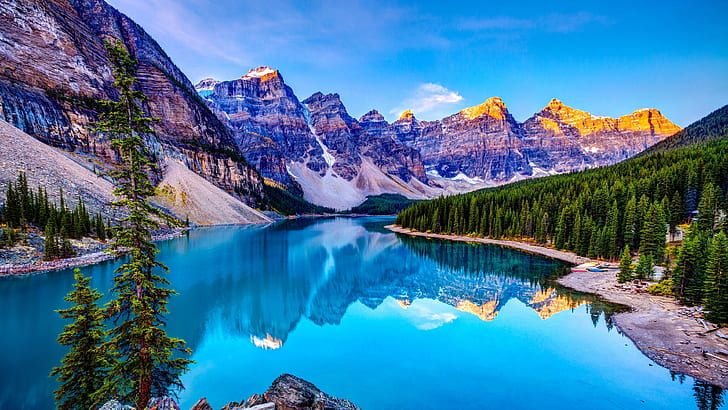
#> input picture image1.jpg, 728 x 410 px, given in place of image1.jpeg, which was not available
$ python assignment-1.py
#> lines starting #> are read from the running program, lines starting #| are printed output that depends on the picture
import numpy as np
import matplotlib.pyplot as plt
from PIL import Image

img = Image.open("image1.jpeg")
#> img is the input picture: PIL image 728x410 RGB; mean R, G, B 67.7, 119.3, 156.5
imgArray = np.asarray(img)

plt.figure(figsize=(24, 24))

plt.subplot(2, 2, 1)
plt.imshow(img)
plt.title("Original Image")
plt.axis('off')

plt.subplot(2, 2, 2)
plt.imshow(imgArray[:, :, 0], cmap='Reds', vmin=0, vmax=255)
plt.title("Red Channel")
plt.axis('off')

plt.subplot(2, 2, 3)
plt.imshow(imgArray[:, :, 1], cmap='Greens', vmin=0, vmax=255)
plt.title("Green Channel")
plt.axis('off')

plt.subplot(2, 2, 4)
plt.imshow(imgArray[:, :, 2], cmap='Blues', vmin=0, vmax=255)
plt.title("Blue Channel")
plt.axis('off')

plt.show()
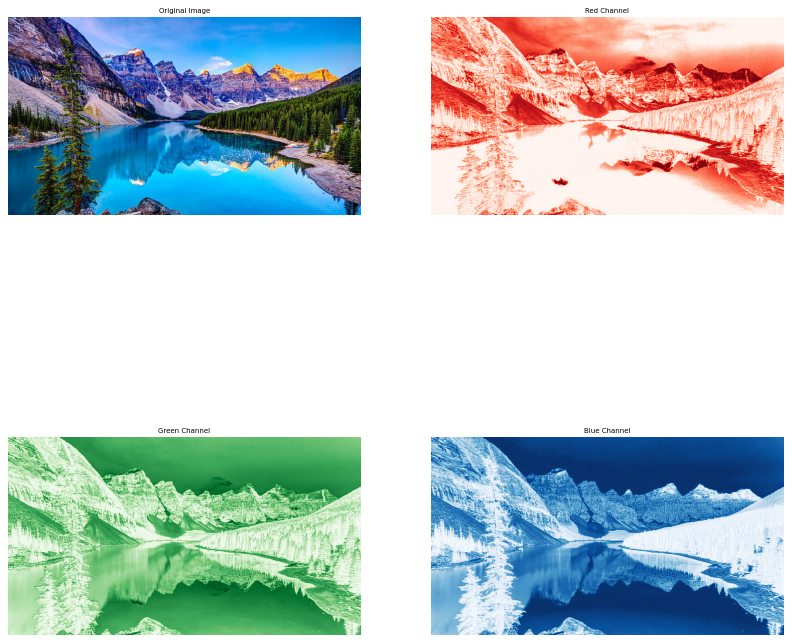
#> figure drawn by matplotlib, 4 panels

$ run again, with negative_image.jpg copied over image1.jpg
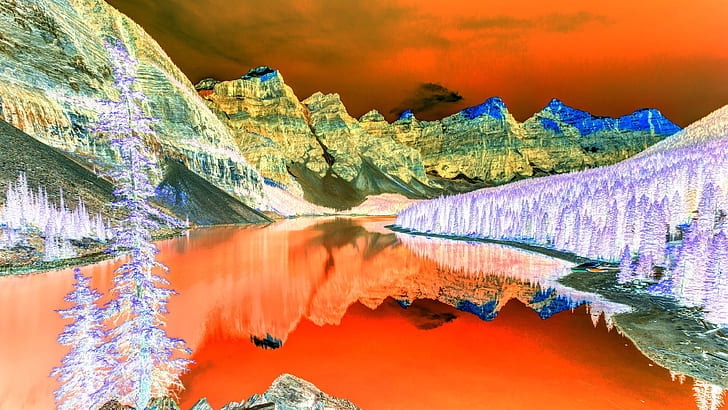
#> input picture negative_image.jpg, 728 x 410 px, given in place of image1.jpeg, which was not available
#> img is the input picture: PIL image 728x410 RGB; mean R, G, B 187.1, 135.6, 98.3
#> `plt.show()`:
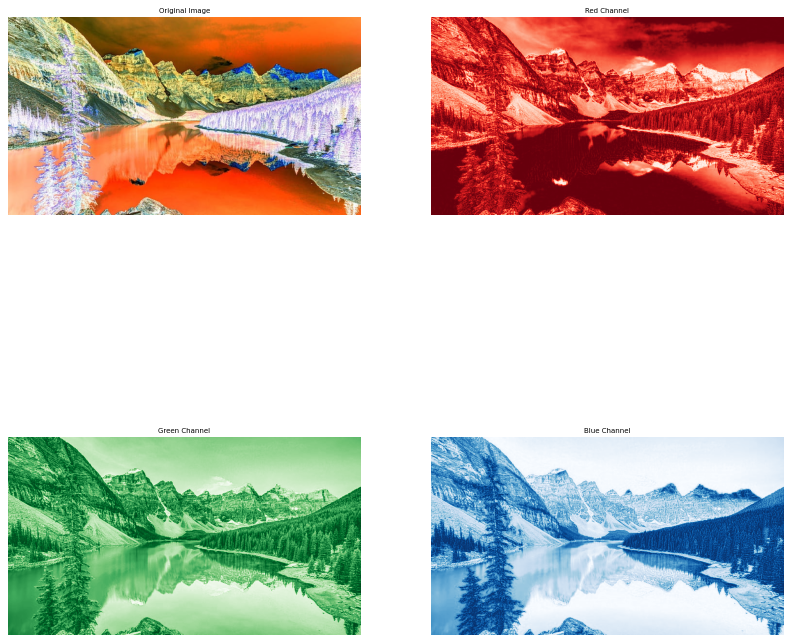
#> figure drawn by matplotlib, 4 panels

$ run again, with image2.jpeg copied over image1.jpg
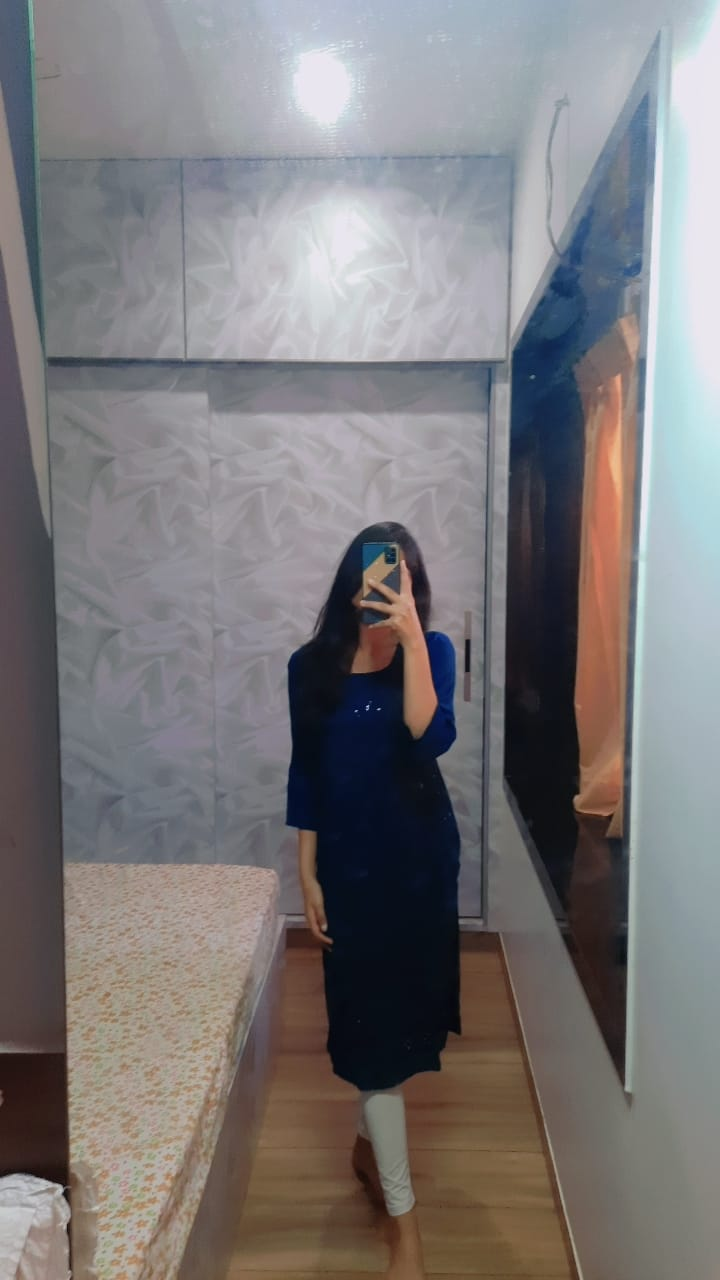
#> input picture image2.jpeg, 720 x 1280 px, given in place of image1.jpeg, which was not available
#> img is the input picture: PIL image 720x1280 RGB; mean R, G, B 123.3, 120.5, 121.8
#> `plt.show()`:
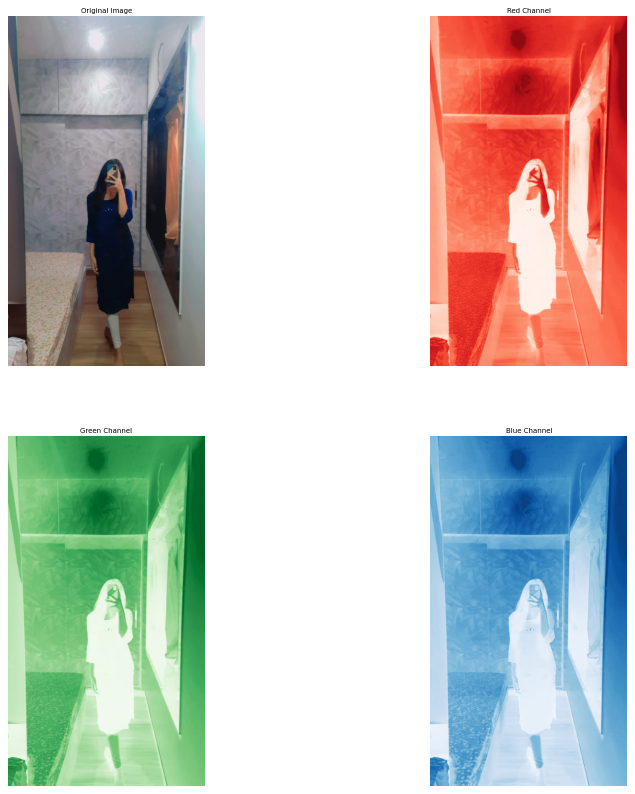
#> figure drawn by matplotlib, 4 panels

$ run again, with negative_image.jpeg copied over image1.jpg
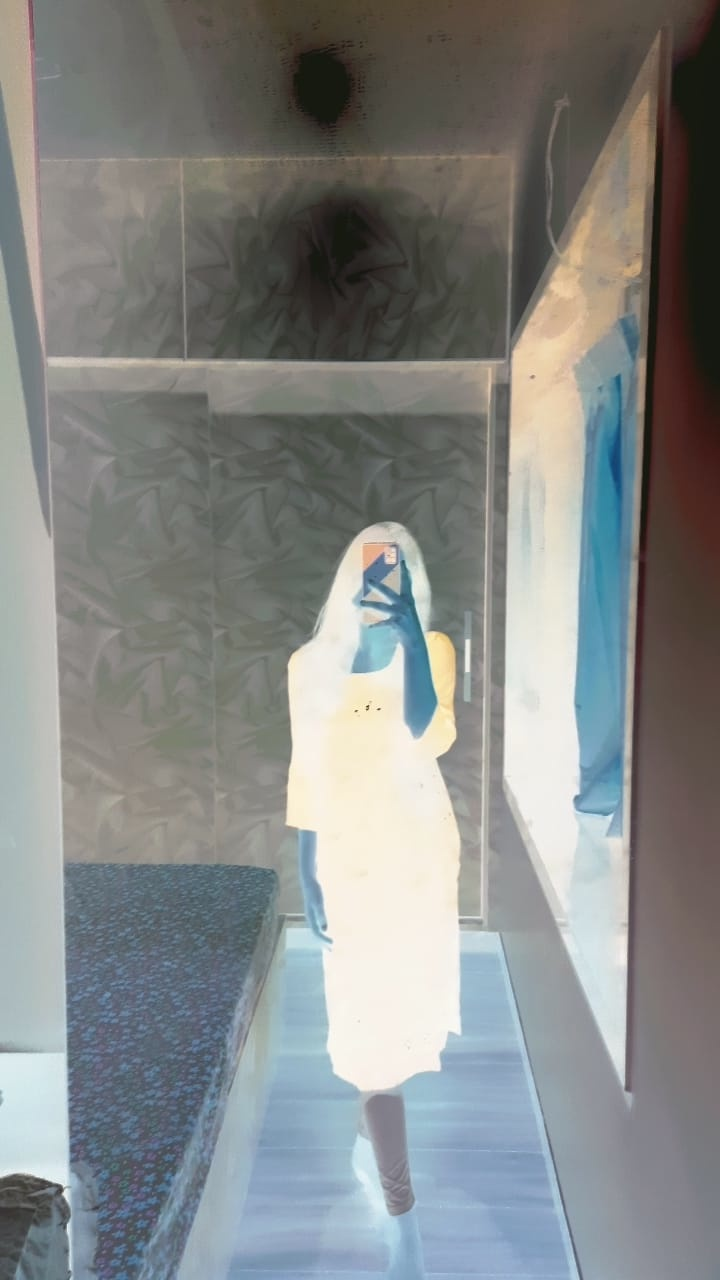
#> input picture negative_image.jpeg, 720 x 1280 px, given in place of image1.jpeg, which was not available
#> img is the input picture: PIL image 720x1280 RGB; mean R, G, B 131.7, 134.5, 133.1
#> `plt.show()`:
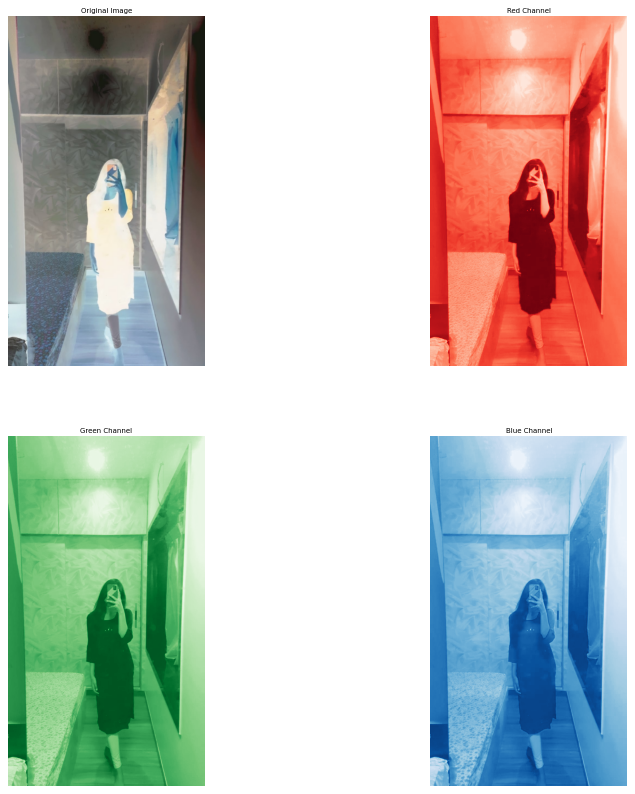
#> figure drawn by matplotlib, 4 panels
